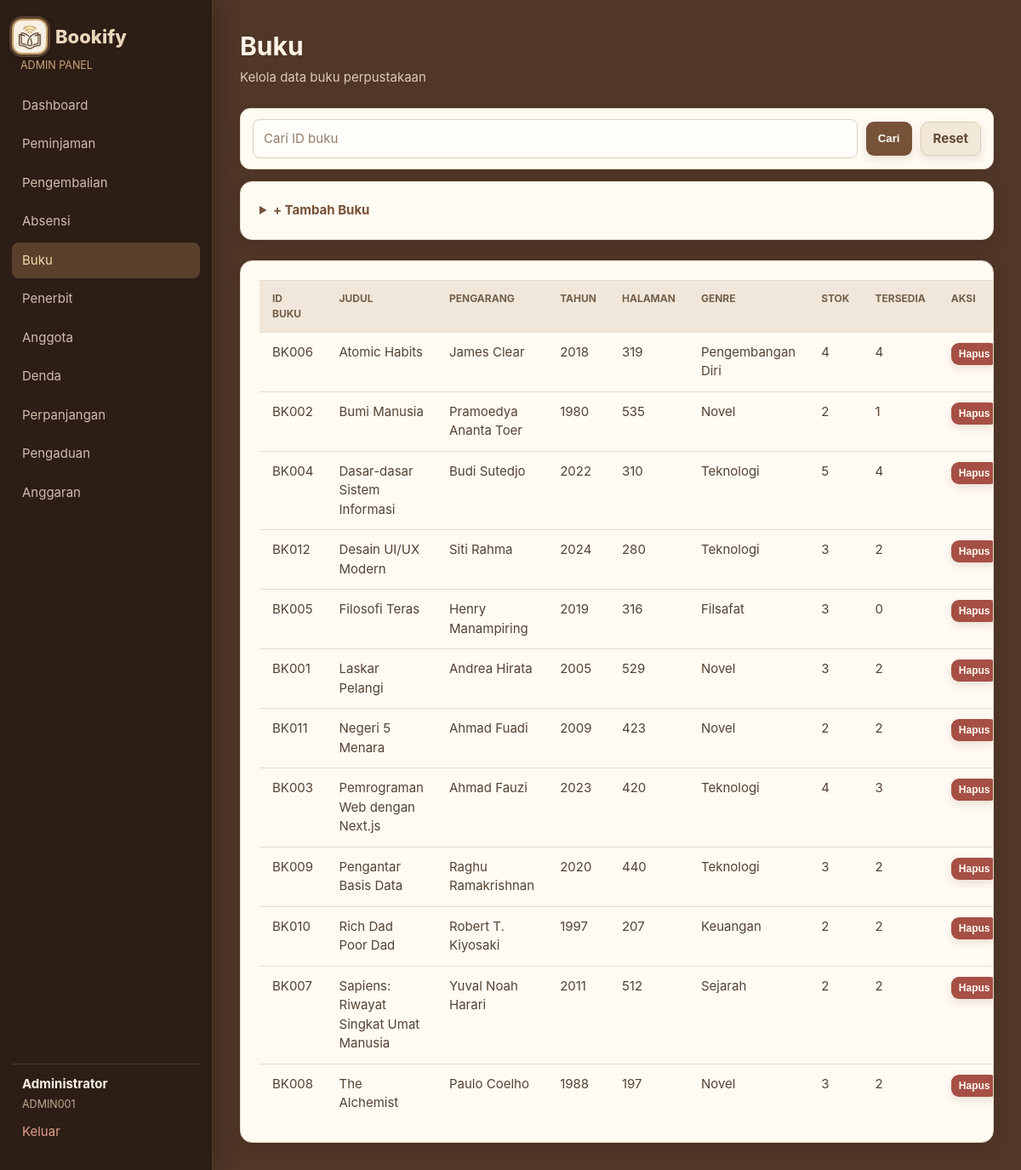
The app's page /admin/books.php (signed in) with its own data.
### tables this page shows
CREATE TABLE books (
    id INTEGER PRIMARY KEY AUTOINCREMENT, book_id TEXT NOT NULL UNIQUE, title TEXT NOT NULL, author TEXT NOT NULL,
    year INTEGER, pages INTEGER, genre TEXT, stock INTEGER NOT NULL DEFAULT 1, available INTEGER NOT NULL DEFAULT 1,
    cover_url TEXT, publisher_id INTEGER, created_at TEXT NOT NULL DEFAULT CURRENT_TIMESTAMP,
    updated_at TEXT NOT NULL DEFAULT CURRENT_TIMESTAMP, synopsis TEXT,
    FOREIGN KEY (publisher_id) REFERENCES publishers(id) ON DELETE SET NULL
);

### admin/books.php (called while the page is built)
<?php $resource='books'; require __DIR__ . '/resource.php';

### includes/bootstrap.php (called while the page is built, shortened)
<?php
function base_url(string $path = ''): string
{
    $script = rawurldecode($_SERVER['SCRIPT_NAME'] ?? '');
    $marker = '/versiphp/';
    $position = stripos($script, $marker);
    $base = $position === false ? '' : substr($script, 0, $position + strlen($marker) - 1);
    return $base . ($path === '' ? '/' : '/' . ltrim($path, '/'));
}
function url(string $path = ''): string
{
    return base_url($path);
}
function e(mixed $value): string
{
    return htmlspecialchars((string) $value, ENT_QUOTES, 'UTF-8');
}
function pdo(): PDO
{
    static $pdo = null;
    if ($pdo instanceof PDO) {
        return $pdo;
    }
    $pdo = new PDO('sqlite:' . DB_FILE);
    $pdo->setAttribute(PDO::ATTR_ERRMODE, PDO::ERRMODE_EXCEPTION);
    $pdo->setAttribute(PDO::ATTR_DEFAULT_FETCH_MODE, PDO::FETCH_ASSOC);
    $pdo->exec('PRAGMA foreign_keys = ON');
    return $pdo;
}
function rows(string $query, array $params = []): array
{
    $statement = pdo()->prepare($query);
    $statement->execute($params);
    return $statement->fetchAll();
}

### admin/resource.php (the view, shortened to what this page needs)
<?php
require_once __DIR__ . '/../includes/layout.php';
$config = [
 'books'=>['title'=>'Buku','table'=>'books','columns'=>['book_id'=>'ID Buku','title'=>'Judul','author'=>'Pengarang','year'=>'Tahun','pages'=>'Halaman','genre'=>'Genre','stock'=>'Stok','available'=>'Tersedia'],'fields'=>['book_id'=>'text','title'=>'text','author'=>'text','year'=>'number','pages'=>'number','genre'=>'text','stock'=>'number','publisher_id'=>'select_publisher']],
 'members'=>['title'=>'Anggota','table'=>'users','columns'=>['member_id'=>'ID Anggota','name'=>'Nama','email'=>'Email','phone'=>'Telepon','gender'=>'Gender','status'=>'Status'],'fields'=>['member_id'=>'text','name'=>'text','email'=>'email','phone'=>'text','gender'=>'select_gender','address'=>'textarea','password'=>'password']],
 'publishers'=>['title'=>'Penerbit','table'=>'publishers','columns'=>['name'=>'Nama','location'=>'Lokasi'],'fields'=>['name'=>'text','location'=>'text']],
 'budget'=>['title'=>'Anggaran','table'=>'budgets','columns'=>['category'=>'Kategori','description'=>'Deskripsi','amount'=>'Jumlah','type'=>'Tipe','date'=>'Tanggal'],'fields'=>['category'=>'select_category','description'=>'textarea','amount'=>'number','type'=>'select_type','date'=>'date']],
];
$item = $config[$resource]; $db = pdo();
$filterId=trim($_GET['id']??''); $listParams=[];
if ($resource==='books') { $listSql='SELECT b.*,p.name publisher FROM books b LEFT JOIN publishers p ON p.id=b.publisher_id'; $listSql.=' ORDER BY b.title'; }
elseif ($resource==='members') { $listSql="SELECT * FROM users WHERE role='member'"; if($filterId!==''){ $listSql.=' AND member_id LIKE ?'; $listParams[]='%'.$filterId.'%'; } $listSql.=' ORDER BY member_id'; }
else $listSql='SELECT * FROM '.$item['table'].' ORDER BY id DESC';
$data=rows($listSql,$listParams);
?>
<?php if (in_array($resource,['books','members'],true)): ?><form class="toolbar admin-id-search" method="get"><input name="id" value="<?= e($filterId) ?>" placeholder="Cari ID <?= $resource==='books'?'buku':'anggota' ?>"><button type="submit">Cari</button><a class="button secondary" href="<?= e(url('admin/'.$resource.'.php')) ?>">Reset</a></form><?php endif; ?>
<details class="modal"><summary>+ Tambah <?= e(rtrim($item['title'],'s')) ?></summary></details>
<section class="card table-card"><table><thead><tr><?php foreach($item['columns'] as $label): ?><th><?= e($label) ?></th><?php endforeach; ?><th>Aksi</th></tr></thead><tbody><?php foreach($data as $row): ?><tr><?php foreach($item['columns'] as $field=>$label): ?><td><?php if($field==='status'): ?><?= status_badge($row[$field]) ?><?php elseif($field==='amount'): ?><?= rupiah((int)$row[$field]) ?><?php elseif($field==='date'): ?><?= date_id($row[$field]) ?><?php else: ?><?= e($row[$field] ?? '-') ?><?php endif; ?></td><?php endforeach; ?><td><div class="actions"><form class="inline" method="post" data-confirm="Hapus data ini?"><button class="danger">Hapus</button></form></div></td></tr><?php endforeach; ?></tbody></table></section>

### records on screen
books: book "BK006", title "Atomic Habits", author "James Clear", year "2018", pages "319", genre "Pengembangan Diri", stock "4", available "4"
books: book "BK002", title "Bumi Manusia", author "Pramoedya Ananta Toer", year "1980", pages "535", genre "Novel", stock "2", available "1"
books: book "BK004", title "Dasar-dasar Sistem Informasi", author "Budi Sutedjo", year "2022", pages "310", genre "Teknologi", stock "5", available "4"
books: book "BK012", title "Desain UI/UX Modern", author "Siti Rahma", year "2024", pages "280", genre "Teknologi", stock "3", available "2"
books: book "BK005", title "Filosofi Teras", author "Henry Manampiring", year "2019", pages "316", genre "Filsafat", stock "3", available "0"
books: book "BK001", title "Laskar Pelangi", author "Andrea Hirata", year "2005", pages "529", genre "Novel", stock "3", available "2"
books: book "BK011", title "Negeri 5 Menara", author "Ahmad Fuadi", year "2009", pages "423", genre "Novel", stock "2", available "2"
books: book "BK003", title "Pemrograman Web dengan Next.js", author "Ahmad Fauzi", year "2023", pages "420", genre "Teknologi", stock "4", available "3"
books: book "BK009", title "Pengantar Basis Data", author "Raghu Ramakrishnan", year "2020", pages "440", genre "Teknologi", stock "3", available "2"
books: book "BK010", title "Rich Dad Poor Dad", author "Robert T. Kiyosaki", year "1997", pages "207", genre "Keuangan", stock "2", available "2"
books: book "BK007", title "Sapiens: Riwayat Singkat Umat Manusia", author "Yuval Noah Harari", year "2011", pages "512", genre "Sejarah", stock "2", available "2"
books: book "BK008", title "The Alchemist", author "Paulo Coelho", year "1988", pages "197", genre "Novel", stock "3", available "2"

### other values on screen
$label "Dashboard"
$label "Peminjaman"
$label "Pengembalian"
$label "Absensi"
$label "Buku"
$label "Penerbit"
$label "Anggota"
$label "Denda"
$label "Perpanjangan"
$label "Pengaduan"
$label "Anggaran"
$user['name'] "Administrator"
$user['member_id'] "ADMIN001"
$title "Buku"
$subtitle "Kelola data buku perpustakaan"
